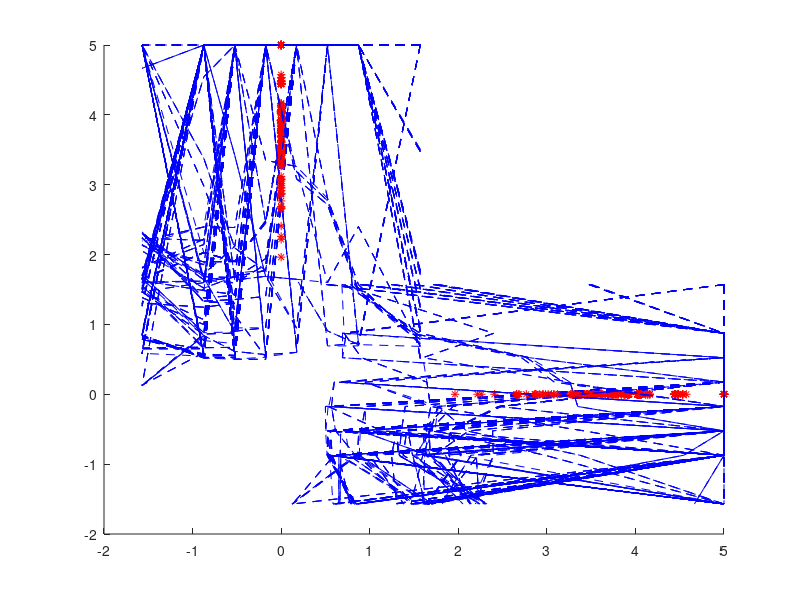

MATLAB code to generate this figure:
load sonar_dados

for t = 1:596-1
    X = Sdata(t,:);
    Y = Sdata(t+1,:);
    
    med = mean([X;Y]');
    
    hold on
    plot(med(1),med(2),'r*')
    hold on
    plot(X,Y,'b--');
    pause(0.2)
end